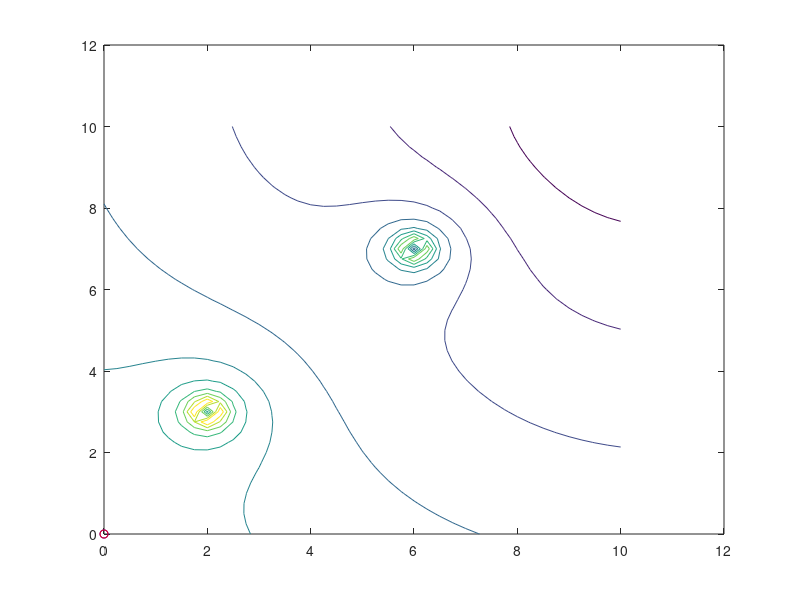

The MATLAB script that drew this image: (Note: this script raises an error after producing the figure.)
%% path planning implementation for a simple robot module around a pre-defined obstacle %%
%% @Author: Ishaan Thakur %%

clc;
clear all;
x=0:0.25:10;
y=0:0.25:10;
z1=ones(11,11);
z2=ones(11,11);
z3=ones(11,11);
ki=23;
kt=5;
for i=1:41;
for j=1:41;
   ri=sqrt((x(i)-3)^2+(y(j)-2)^2);
   %ri= sqrt((x(i)-10000)^2 + (y(j)-8000)^2);
    
   if(ri==0)
        ri=1;
    end
    z1(i,j)=ki/ri;
end
end

for i=1:41;
for j=1:41;
   ri=sqrt((x(i)-7)^2+(y(j)-6)^2);
    %ri= sqrt((x(i)-10000)^2 + (y(j)-8000)^2);
    
    if(ri==0)
        ri=1;
    end
    z2(i,j)=ki/ri;
end
end

for i=1:41;
for j=1:41;
    ri=sqrt((x(i)-10)^2+(y(j)-10)^2);
    z3(i,j)=kt*ri;
end
end

  z4 = z1+z2+z3;


pi=22/7;
vtl=1;
vt2=.3;
vt3=.3;
vt4=.3;
vt5=.3;

fi(1)=pi/30;
fi(2)=pi/15;
fi(3)=pi/10;
fi(4)=pi/5;
fi(5)=pi/1;

xdot=0;
ydot=0;
xpath(1,1)=xdot;
ypath(1,1)=ydot;

xpath(2,1)=xdot;
ypath(2,1)=ydot;

xpath(3,1)=xdot;
ypath(3,1)=ydot;

xpath(4,1)=xdot;
ypath(4,1)=ydot;

xpath(5,1)=xdot;
ypath(5,1)=ydot;

 ri=sqrt((xdot-10)^2+(ydot-10)^2);
    Fxg=kt*(10-xdot)/ri;
    Fyg=kt*(10-ydot)/ri;
    
    ri=sqrt((xdot-3)^2+(ydot-2)^2);
    F1x=-ki*(3-xdot)/(ri^2);
    F1y=-ki*(2-ydot)/(ri^2);
    
    ri=sqrt((xdot-7)^2+(ydot-6)^2);
    F2x=-ki*(7-xdot)/(ri^2);
    F2y=-ki*(6-ydot)/(ri^2);
    
    Fx=Fxg+F1x+F2x;
    Fy=Fyg+F1y+F2y;
    alpha=atan(Fy/Fx);
    
theta(1)=alpha;
theta(2)=alpha;
theta(3)=alpha;
theta(4)=alpha;
theta(5)=alpha;

i=2;

%leader

while((xpath(1,i-1)<10)||(ypath(1,i-1)<10)||(xpath(2,i-1)<11)||(ypath(2,i-1)<11)||(xpath(3,i-1)<11)||(ypath(3,i-1)<11)||(xpath(4,i-1)<11)||(ypath(4,i-1)<11)||(xpath(5,i-1)<11)||(ypath(5,i-1)<11))
%while(i<=90)
if(xpath(1,i-1)<=9.8)
xpath(1,i)=xpath(1,i-1)+vtl*cos(theta(1))*cos(fi(1));
else
  xpath(1,i) =xpath(1,i-1);
end

if(ypath(1,i-1)<=9.8)
ypath(1,i)=ypath(1,i-1)+vtl*sin(theta(1))*cos(fi(1));
else
  ypath(1,i) =ypath(1,i-1);
end

theta(1)=theta(1)+vtl*sin(fi(1))/2;



    ri=sqrt((xpath(1,i)-10)^2+(ypath(1,i)-10)^2);
    Fxg=kt*(10-xpath(1,i))/ri;
    Fyg=kt*(10-ypath(1,i))/ri;
    
    ri=sqrt((xpath(1,i)-3)^2+(ypath(1,i)-2)^2);
    F1x=-ki*(3-xpath(1,i))/(ri^2);
    F1y=-ki*(2-ypath(1,i))/(ri^2);
    
    ri=sqrt((xpath(1,i)-7)^2+(ypath(1,i)-6)^2);
    F2x=-ki*(7-xpath(1,i))/(ri^2);
    F2y=-ki*(6-ypath(1,i))/(ri^2);
    
    Fx=Fxg+F1x+F2x;
    Fy=Fyg+F1y+F2y;
    alpha=atan(Fy/Fx);

    
if((alpha-theta(1))>0)
ki=1;
else
ki=-1;
end

fi(1)=ki*(alpha-theta(1));



%robot 2

if(xpath(2,i-1)<11)
xpath(2,i)=xpath(2,i-1)+vt2*cos(theta(2))*cos(fi(2));
else
  xpath(2,i) =xpath(2,i-1);
end
if(ypath(2,i-1)<11)
ypath(2,i)=ypath(2,i-1)+vt2*sin(theta(2))*cos(fi(2));
else
  ypath(2,i) =ypath(2,i-1);
end

theta(2)=theta(2)+vt2*sin(fi(2))/2;

    ri=sqrt((xpath(2,i)-xpath(1,i))^2+(ypath(2,i)-ypath(1,i)+1)^2);
    Fxg=kt*(xpath(1,i)-xpath(2,i))/ri;
    Fyg=kt*(ypath(1,i)-1-ypath(2,i))/ri;
    
    ri=sqrt((xpath(2,i)-3)^2+(ypath(2,i)-2)^2);
    F1x=-ki*(3-xpath(2,i))/(ri^2);
    F1y=-ki*(2-ypath(2,i))/(ri^2);
    
    ri=sqrt((xpath(2,i)-7)^2+(ypath(2,i)-6)^2);
    F2x=-ki*(7-xpath(2,i))/(ri^2);
    F2y=-ki*(6-ypath(2,i))/(ri^2);
    
    ri=sqrt((xpath(2,i)-xpath(3,i-1))^2+(ypath(2,i)-ypath(3,i-1))^2);
    F3x=-ki*(xpath(3,i-1)-xpath(2,i))/(ri^2);
    F3y=-ki*(ypath(3,i-1)-ypath(2,i))/(ri^2);
    
    ri=sqrt((xpath(2,i)-xpath(4,i-1))^2+(ypath(2,i)-ypath(4,i-1))^2);
    F4x=-ki*(xpath(4,i-1)-xpath(2,i))/(ri^2);
    F4y=-ki*(ypath(4,i-1)-ypath(2,i))/(ri^2);
    
    ri=sqrt((xpath(2,i)-xpath(5,i-1))^2+(ypath(2,i)-ypath(5,i-1))^2);
    F5x=-ki*(xpath(5,i-1)-xpath(2,i))/(ri^2);
    F5y=-ki*(ypath(5,i-1)-ypath(2,i))/(ri^2);
    
    
    Fx=Fxg+F1x+F2x+F3x+F4x+F5x;
    Fy=Fyg+F1y+F2y+F3y+F4y+F5y;
    alpha=atan(Fy/Fx);
    
if((alpha-theta(2))>0)
ki=1;
else
ki=-1;
end

fi(2)=ki*(alpha-theta(2));



%robot 3

if(xpath(3,i-1)<11)
xpath(3,i)=xpath(3,i-1)+vt3*cos(theta(3))*cos(fi(3));
else
  xpath(3,i) =xpath(3,i-1);
end
if(ypath(3,i-1)<11)
ypath(3,i)=ypath(3,i-1)+vt3*sin(theta(3))*cos(fi(3));
else
  ypath(3,i) =ypath(3,i-1);
end

theta(3)=theta(3)+vt3*sin(fi(3))/2;

    ri=sqrt((xpath(3,i)-xpath(1,i))^2+(ypath(3,i)-ypath(1,i)-1)^2);
    Fxg=kt*(xpath(1,i)-xpath(3,i))/ri;
    Fyg=kt*(ypath(1,i)+1-ypath(3,i))/ri;
    
    ri=sqrt((xpath(3,i)-3)^2+(ypath(3,i)-2)^2);
    F1x=-ki*(3-xpath(3,i))/(ri^2);
    F1y=-ki*(2-ypath(3,i))/(ri^2);
    
    ri=sqrt((xpath(3,i)-7)^2+(ypath(3,i)-6)^2);
    F2x=-ki*(7-xpath(3,i))/(ri^2);
    F2y=-ki*(6-ypath(3,i))/(ri^2);
    
    ri=sqrt((xpath(3,i)-xpath(2,i))^2+(ypath(3,i)-ypath(2,i))^2);
    F3x=-ki*(xpath(2,i)-xpath(3,i))/(ri^2);
    F3y=-ki*(ypath(2,i)-ypath(3,i))/(ri^2);
    
    ri=sqrt((xpath(3,i)-xpath(4,i-1))^2+(ypath(3,i)-ypath(4,i-1))^2);
    F4x=-ki*(xpath(4,i-1)-xpath(3,i))/(ri^2);
    F4y=-ki*(ypath(4,i-1)-ypath(3,i))/(ri^2);
    
    ri=sqrt((xpath(3,i)-xpath(5,i-1))^2+(ypath(3,i)-ypath(5,i-1))^2);
    F5x=-ki*(xpath(5,i-1)-xpath(3,i))/(ri^2);
    F5y=-ki*(ypath(5,i-1)-ypath(3,i))/(ri^2);
    
    
    Fx=Fxg+F1x+F2x+F3x+F4x+F5x;
    Fy=Fyg+F1y+F2y+F3y+F4y+F5y;
    alpha=atan(Fy/Fx);
    
if((alpha-theta(3))>0)
ki=1;
else
ki=-1;
end

fi(3)=ki*(alpha-theta(3));


%robot 4

if(xpath(4,i-1)<11)
xpath(4,i)=xpath(4,i-1)+vt4*cos(theta(4))*cos(fi(4));
else
  xpath(4,i) =xpath(4,i-1);
end
if(ypath(4,i-1)<11)
ypath(4,i)=ypath(4,i-1)+vt4*sin(theta(4))*cos(fi(4));
else
  ypath(4,i) =ypath(4,i-1);
end

theta(4)=theta(4)+vt4*sin(fi(4))/2;

    ri=sqrt((xpath(4,i)-xpath(1,i)+1)^2+(ypath(4,i)-ypath(1,i))^2);
    Fxg=kt*(xpath(1,i)-1-xpath(4,i))/ri;
    Fyg=kt*(ypath(1,i)-ypath(4,i))/ri;
    
    ri=sqrt((xpath(4,i)-3)^2+(ypath(4,i)-2)^2);
    F1x=-ki*(3-xpath(4,i))/(ri^2);
    F1y=-ki*(2-ypath(4,i))/(ri^2);
    
    ri=sqrt((xpath(4,i)-7)^2+(ypath(4,i)-6)^2);
    F2x=-ki*(7-xpath(4,i))/(ri^2);
    F2y=-ki*(6-ypath(4,i))/(ri^2);
    
    ri=sqrt((xpath(4,i)-xpath(2,i))^2+(ypath(4,i)-ypath(2,i))^2);
    F3x=-ki*(xpath(2,i)-xpath(4,i))/(ri^2);
    F3y=-ki*(ypath(2,i)-ypath(4,i))/(ri^2);
    
    ri=sqrt((xpath(4,i)-xpath(3,i))^2+(ypath(4,i)-ypath(3,i))^2);
    F4x=-ki*(xpath(3,i)-xpath(4,i))/(ri^2);
    F4y=-ki*(ypath(3,i)-ypath(4,i))/(ri^2);
    
    ri=sqrt((xpath(4,i)-xpath(5,i-1))^2+(ypath(4,i)-ypath(5,i-1))^2);
    F5x=-ki*(xpath(5,i-1)-xpath(4,i))/(ri^2);
    F5y=-ki*(ypath(5,i-1)-ypath(4,i))/(ri^2);
    
    
    Fx=Fxg+F1x+F2x+F3x+F4x+F5x;
    Fy=Fyg+F1y+F2y+F3y+F4y+F5y;
    alpha=atan(Fy/Fx);
    
if((alpha-theta(4))>0)
ki=1;
else
ki=-1;
end

fi(4)=ki*(alpha-theta(4));



%robot 5

if(xpath(5,i-1)<11)
xpath(5,i)=xpath(5,i-1)+vt5*cos(theta(5))*cos(fi(5));
else
  xpath(5,i) =xpath(5,i-1);
end
if(ypath(5,i-1)<11)
ypath(5,i)=ypath(5,i-1)+vt5*sin(theta(5))*cos(fi(5));
else
  ypath(5,i) =ypath(5,i-1);
end

theta(5)=theta(5)+vt5*sin(fi(5))/2;

    ri=sqrt((xpath(5,i)-xpath(1,i)-1)^2+(ypath(5,i)-ypath(1,i))^2);
    Fxg=kt*(xpath(1,i)+1-xpath(5,i))/ri;
    Fyg=kt*(ypath(1,i)-ypath(5,i))/ri;
    
    ri=sqrt((xpath(5,i)-3)^2+(ypath(5,i)-2)^2);
    F1x=-ki*(3-xpath(5,i))/(ri^2);
    F1y=-ki*(2-ypath(5,i))/(ri^2);
    
    ri=sqrt((xpath(5,i)-7)^2+(ypath(5,i)-6)^2);
    F2x=-ki*(7-xpath(5,i))/(ri^2);
    F2y=-ki*(6-ypath(5,i))/(ri^2);
    
    ri=sqrt((xpath(5,i)-xpath(2,i))^2+(ypath(5,i)-ypath(2,i))^2);
    F3x=-ki*(xpath(2,i)-xpath(5,i))/(ri^2);
    F3y=-ki*(ypath(2,i)-ypath(5,i))/(ri^2);
    
    ri=sqrt((xpath(5,i)-xpath(3,i))^2+(ypath(5,i)-ypath(3,i))^2);
    F4x=-ki*(xpath(3,i)-xpath(5,i))/(ri^2);
    F4y=-ki*(ypath(3,i)-ypath(5,i))/(ri^2);
    
    ri=sqrt((xpath(5,i)-xpath(4,i))^2+(ypath(5,i)-ypath(4,i))^2);
    F5x=-ki*(xpath(4,1)-xpath(5,i))/(ri^2);
    F5y=-ki*(ypath(4,i)-ypath(5,i))/(ri^2);
    
    
    Fx=Fxg+F1x+F2x+F3x+F4x+F5x;
    Fy=Fyg+F1y+F2y+F3y+F4y+F5y;
    alpha=atan(Fy/Fx);
    
if((alpha-theta(5))>0)
ki=1;
else
ki=-1;
end

fi(5)=ki*(alpha-theta(5));






i=i+1;



if((xpath(1,i-1)>9.8&&xpath(1,i-1)<12)&&(ypath(1,i-1)>9.8&&ypath(1,i-1)<12)&&(xpath(2,i-1)>8&&xpath(2,i-1)<12)&&(ypath(2,i-1)>8&&ypath(2,i-1)<12)&&(xpath(3,i-1)>8&&xpath(3,i-1)<12)&&(ypath(3,i-1)>8&&ypath(3,i-1)<12)&&(xpath(4,i-1)>8&&xpath(4,i-1)<12)&&(ypath(4,i-1)>8&&ypath(4,i-1)<12)&&(xpath(5,i-1)>8&&xpath(5,i-1)<12)&&(ypath(5,i-1)>8&&ypath(5,i-1)<12))
break;
end
if(i>500)
    break;
end
end

%figure;
contour(x,y,z4);

hold on;
plot(xpath(1,:),ypath(1,:),'linewidth',2,'color','blue');
axis([0 12 0 12]);
plot(xpath(2,:),ypath(2,:),'linewidth',2,'color','red');
axis([0 12 0 12]);
plot(xpath(3,:),ypath(3,:),'linewidth',2,'color','green');
axis([0 12 0 12]);
plot(xpath(4,:),ypath(4,:),'linewidth',2,'color','black');
axis([0 12 0 12]);
plot(xpath(5,:),ypath(5,:),'linewidth',2,'color','yellow');
axis([0 12 0 12]);

hold off;

figure(1)
filename='C:\Users\Administrator\Desktop\ICS\test1.gif';
for j=1:i-1
    
    contour(x,y,z4);
    hold on;
    plot(xpath(1,j),ypath(1,j),'Marker','o','color','blue');
    axis([0 12 0 12]);
    hold on;
    plot(xpath(2,j),ypath(2,j),'Marker','o','color','red');
    axis([0 12 0 12]);

    hold off;
   F=getframe(1);       % marker circles overlap but the points doesnt overlap
   im=frame2im(F);
   [imind,cm] = rgb2ind(im,256);
      if j == 1;
          imwrite(imind,cm,filename,'gif', 'Loopcount',inf);
      else
          imwrite(imind,cm,filename,'gif','WriteMode','append');
      end
end

